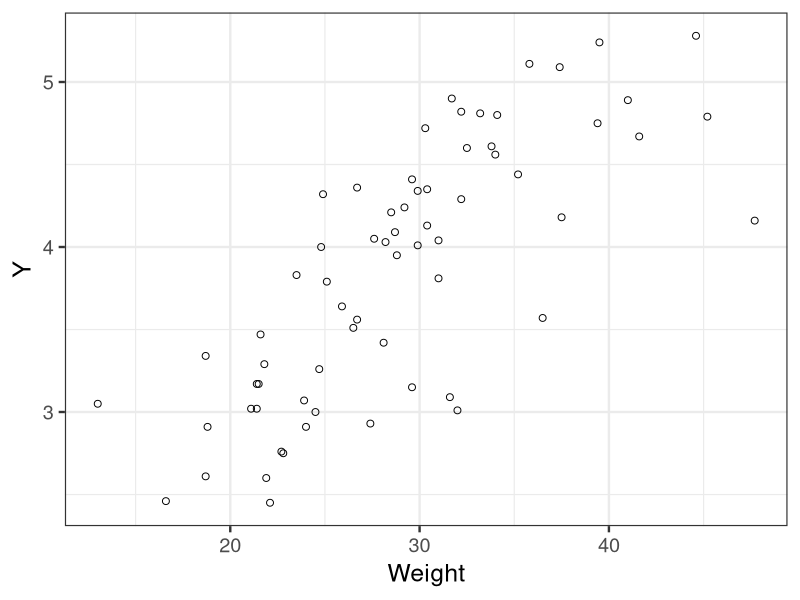
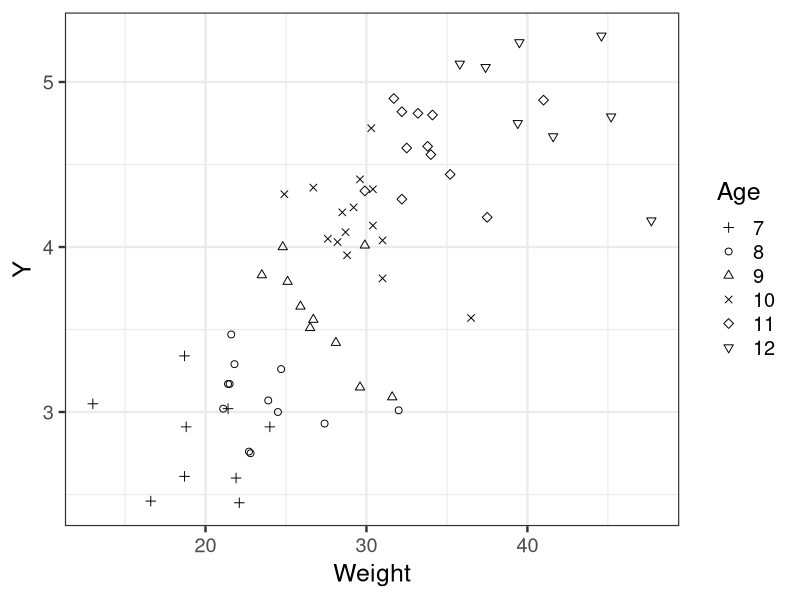

Source code (R) for these figures, in order:
library(ggplot2)

d <- read.csv(file='input/data-50m.csv')
d$Age <- as.factor(d$Age)

p <- ggplot(data=d, aes(x=Weight, y=Y)) +
  theme_bw(base_size=18) +
  geom_point(shape=1, size=2)
ggsave(p, file='output/fig7-8-left.png', dpi=300, w=3.8, h=3)

p <- ggplot(data=d, aes(x=Weight, y=Y, shape=Age)) +
  theme_bw(base_size=18) +
  geom_point(size=2) +
  scale_shape_manual(values=c(3, 1, 2, 4, 5, 6))
ggsave(p, file='output/fig7-8-right.png', dpi=300, w=4.5, h=3)
